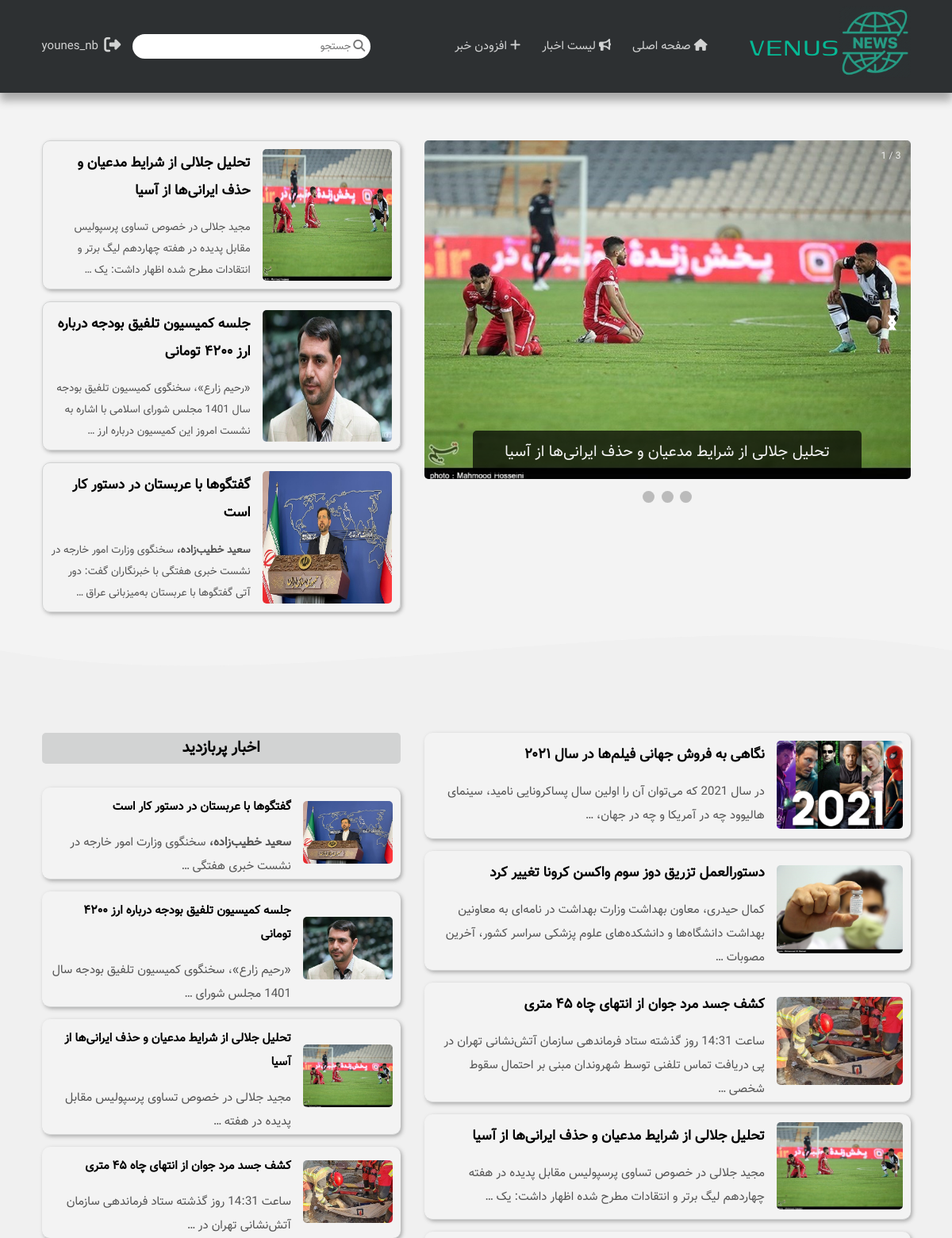
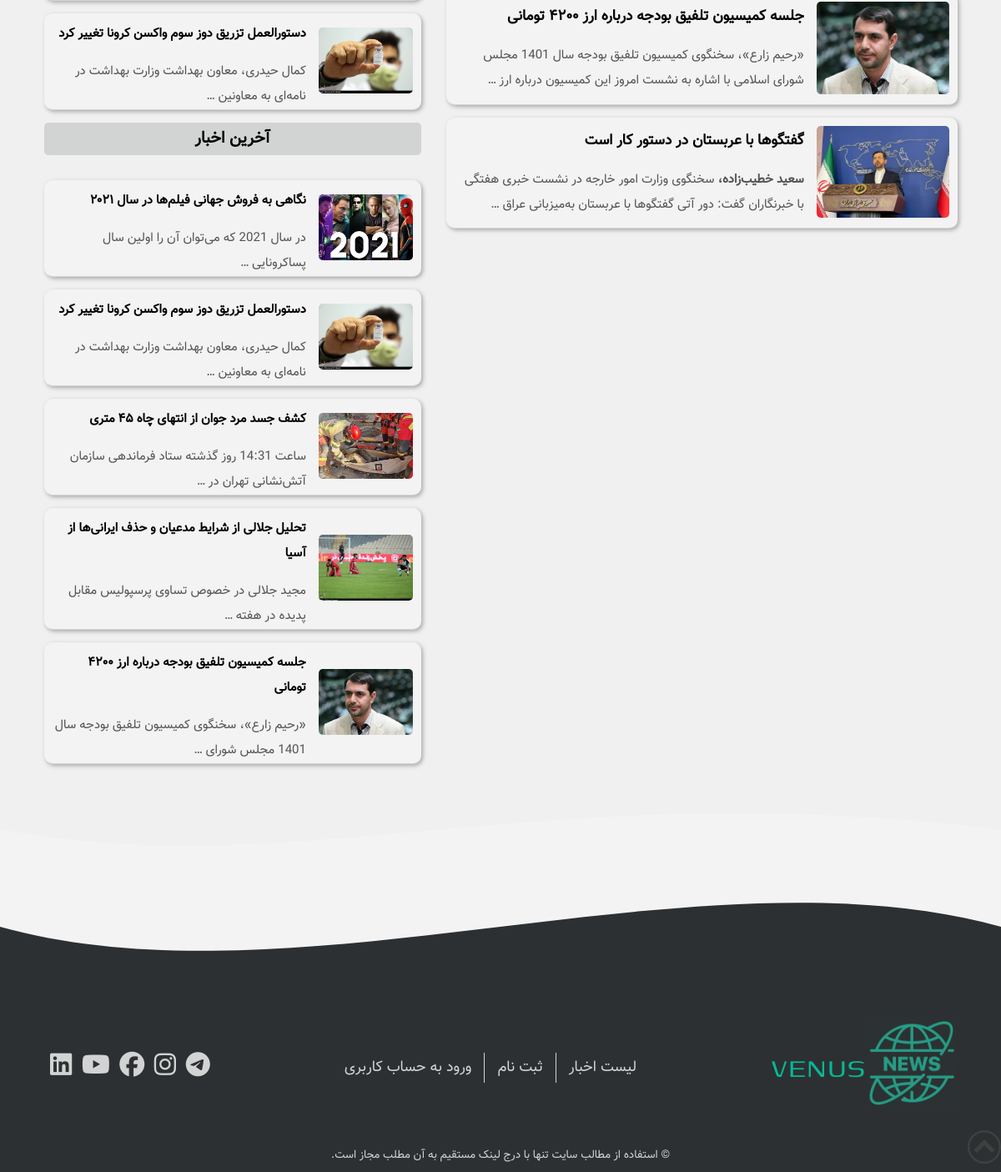
The app's page / (signed in) with its own data (2 pictures, top to bottom).
### news/models.py (models this page shows, shortened)
class Post(models.Model):
    class Meta:
        verbose_name = "پست"
        verbose_name_plural = "پست ها"
        ordering = ('-date',)
    title = models.CharField(max_length=64, verbose_name="عنوان")
    image = models.ImageField(upload_to="news-images/", verbose_name="عکس")
    author = models.ForeignKey(User, on_delete=models.CASCADE, verbose_name="نویسنده")
    views = models.PositiveIntegerField(default=0, verbose_name="تعداد بازدید ها")
    promote = models.BooleanField(default=False, verbose_name="افزودن به اسلایدر")
    date = models.DateTimeField(auto_now_add=True, verbose_name="تاریخ")
    text = RichTextField(verbose_name="متن")

### news/views.py (the view)
# urls.py: path('', views.home_view, name="home"),
def home_view(request):
    posts = Post.objects.all()
    main_page_num = request.GET.get('main_page_num', 1)
    context = {
        "slider_posts": posts.filter(promote=True)[:3],
        "popular_posts": posts.order_by('views')[:5],
        "recent_posts": posts.order_by('-date')[:5],
        "main_posts": pagination(posts, 10, main_page_num)
    }
    return render(request, "news/home.html", context)

### news/utils.py (called while the page is built)
def pagination(posts, pages, page_num):
    paginator = Paginator(posts, pages)
    try:
        result = paginator.page(page_num)
    except PageNotAnInteger:
        result = paginator.page(1)
    except EmptyPage:
        result = paginator.page(paginator.num_pages)
    return result

### news/templates/news/home.html (shortened to what this page needs)
{% extends 'news/layout.html' %}
{% block head %}
    <header>
        <div class="container">
            <div class="showcase-container">
                <div class="slideshow-container">
                    <div class="slideshow">
                        {% if slider_posts %}
                            {% for post in slider_posts %}
                                <div class="mySlides fade">
                                    <div class="numbertext">3 / {{ forloop.counter }}</div>
                                    <a href="/news-details/{{ post.id }}/"><img src="{{ post.image.url }}"
                                                                                style="width:100%"></a>
                                    <a href="/news-details/{{ post.id }}/" class="text">{{ post.title }}</a>
                                </div>
                            {% endfor %}
                        {% endif %}
                        <a class="prev" onclick="plusSlides(-1)">&#10094;</a>
                        <a class="next" onclick="plusSlides(1)">&#10095;</a>
                    </div>
                    <div style="text-align:center">
                        <span class="dot" onclick="currentSlide(1)"></span>
                        <span class="dot" onclick="currentSlide(2)"></span>
                        <span class="dot" onclick="currentSlide(3)"></span>
                    </div>
                </div>
                <div class="cards-container">
                    {% if slider_posts %}
                        {% for post in slider_posts %}
                            <article class="card">
                                <div class="card-image-container">
                                    <a href="/news-details/{{ post.id }}/"><img src="{{ post.image.url }}"
                                                                                title="{{ post.title }}"/></a>
                                </div>
                                <div class="card-text-side">
                                    <a href="/news-details/{{ post.id }}/" class="card-title"><h3>{{ post.title }}</h3>
                                    </a>
                                    <a href="/news-details/{{ post.id }}/" class="card-text"><p>
                                        {{ post.text|truncatewords:20 | safe }}
                                    </p></a>
                                </div>
                            </article>
                        {% endfor %}
                    {% endif %}
                </div>
            </div>
        </div>
    </header>
{% endblock %}
{% block main_posts %}
    {% if main_posts %}
        {% for post in main_posts %}
            <article class="card">
                <div class="card-image-container">
                    <a href="/news-details/{{ post.id }}/"><img src="{{ post.image.url }}"
                                                                title="{{ post.title }}"/></a>
                </div>
                <div class="card-text-side">
                    <a href="/news-details/{{ post.id }}/" class="card-title"><h3>{{ post.title }}</h3></a>
                    <a href="/news-details/{{ post.id }}/" class="card-text"><p>
                        {{ post.text|truncatewords:20 | safe }}
                    </p></a>
                </div>
            </article>
        {% endfor %}
    {% endif %}
{% endblock %}
{% block side_title_1 %}
    اخبار پربازدید
{% endblock %}
{% block side_posts_1 %}
    {% if popular_posts %}
        {% for post in popular_posts %}
            <article class="card">
                <div class="card-image-container">
                    <a href="/news-details/{{ post.id }}/"><img src="{{ post.image.url }}"
                                                                title="{{ post.title }}"/></a>
                </div>
                <div class="card-text-side">
                    <a href="/news-details/{{ post.id }}/" class="card-title"><h4>{{ post.title }}</h4></a>
                    <a href="/news-details/{{ post.id }}/" class="card-text"><p>
                        {{ post.text|truncatewords:10 | safe }}
                    </p></a>
                </div>
            </article>
        {% endfor %}
    {% endif %}
{% endblock %}
{% block  side_title_2 %}
    آخرین اخبار
{% endblock %}
{% block side_posts_2 %}
    {% if recent_posts %}
        {% for post in recent_posts %}
            <article class="card">
                <div class="card-image-container">
                    <a href="/news-details/{{ post.id }}/"><img src="{{ post.image.url }}"
                                                                title="{{ post.title }}"/></a>
                </div>
                <div class="card-text-side">
                    <a href="/news-details/{{ post.id }}/" class="card-title"><h4>{{ post.title }}</h4></a>
                    <a href="/news-details/{{ post.id }}/" class="card-text"><p>
                        {{ post.text|truncatewords:10 | safe }}
                    </p></a>
                </div>
            </article>
        {% endfor %}
    {% endif %}
{% endblock %}

### news/templates/news/layout.html (shortened to what this page needs)
{% load static %}
<!DOCTYPE html>
<html lang="fa" dir="rtl">
<head>
    <link rel="stylesheet" href="{% static 'news/css/main.css' %}"/>
</head>
<body>
<a href="#top"><img class="to-top-arrow" src="{% static 'news/Images/carousel-arrow-dark.png' %}" alt="to top"
                    title="برو به بالا"/></a>
<nav id="main-nav">
    <div class="container">
        <div class="nav-title">
            <a href="home.html"><img src="{% static 'news/Images/logo.png' %}" class="logo" id="top" alt="logo"/></a>
            <a href="home.html"><p class="main-title">VENUS</p></a>
        </div>
        <ul>
            <li>
                <a href="/"
                ><i class="fas fa-home"></i> صفحه اصلی</a
                >
            </li>
            <li>
                <a href="/news-list"><i class="fas fa-bullhorn"></i> لیست اخبار</a
                >
            </li>
            <li>
                <a href="/add-news"><i class="fas fa-plus"></i> افزودن خبر</a
                >
            </li>
        </ul>
        <div class="nav-left-side">
            <div class="search-box">
                <form action='{% url 'search' %}' method="GET">
                    <i class="fas fa-search search-icon"></i>
                    <input type="search" name="search" placeholder="جستجو"/>
                </form>
            </div>
            {% if user.is_authenticated %}
                <a href="/logout" class="nav-left-icon" title="خروج از حساب کاربری"
                ><i class="fas fa-sign-out-alt"></i></a>
                <p class="user">{{ user.username }}</p>
            {% else %}
                <a href="/login" class="nav-left-icon" title="ورود به حساب کاربری"
                ><i class="fas fa-user-circle"></i
                ></a>
                <a class="user" href="/login">ورود</a>
            {% endif %}
        </div>
    </div>
</nav>
{% block head %} {% endblock %}
<div style="height: 100px; overflow: hidden">
    <svg
            viewBox="0 0 500 150"
            preserveAspectRatio="none"
            style="height: 100%; width: 100%"
    >
        <path
                d="M0.00,49.98 C149.99,150.00 349.20,-49.98 500.00,49.98 L500.00,150.00 L0.00,150.00 Z"
                style="stroke: none; fill: #f0f0f0"
        ></path>
    </svg>
</div>
<main>
    <div class="container">
        <div class="main-container">
            <section class="cards-container">
                {% block main_posts %} {% endblock %}
            </section>
            <aside>
                <div class="side-news">
                    <h3 class="side-title">{% block side_title_1 %} {% endblock %}</h3>
                    {% block side_posts_1 %} {% endblock %}
                </div>
                <div class="side-news">
                    <h3 class="side-title">{% block side_title_2 %} {% endblock %}</h3>
                    {% block side_posts_2 %} {% endblock %}
                </div>
            </aside>
        </div>
    </div>
</main>
<div style="height: 100px; overflow: hidden">
    <svg
            viewBox="0 0 500 150"
            preserveAspectRatio="none"
            style="height: 100%; width: 100%"
    >
        <path
                d="M0.00,49.98 C149.99,150.00 271.49,-49.98 500.00,49.98 L500.00,0.00 L0.00,0.00 Z"
                style="stroke: none; fill: #f0f0f0"
        ></path>
    </svg>
</div>
<div style="height: 150px; overflow: hidden">
    <svg
            viewBox="0 0 500 150"
            preserveAspectRatio="none"
            style="height: 100%; width: 100%"
    >
        <path
                d="M0.00,49.98 C149.99,150.00 349.20,-49.98 500.00,49.98 L500.00,150.00 L0.00,150.00 Z"
                style="stroke: none; fill: #2d3032"
        ></path>
    </svg>
</div>
<footer>
    <div class="container">
        <div class="main-footer-container">
            <div class="nav-title">
                <a href="home.html"><img src="{% static 'news/Images/logo.png' %}" class="logo" alt="logo"/></a>
                <a href="home.html"><p class="main-title">VENUS</p></a>
            </div>
            <div class="parts-menu">
                <ul>
                    <li><a href="/news-list">لیست اخبار</a></li>
                    <li><a href="#">ثبت نام</a></li>
                    <li><a href="#">ورود به حساب کاربری</a></li>
                </ul>
            </div>
            <div class="icons">
                <a href="#"><i class="fab fa-telegram"></i></a>
                <a href="#"><i class="fab fa-instagram"></i></a>
                <a href="#"><i class="fab fa-facebook"></i></a>
                <a href="#"><i class="fab fa-youtube"></i></a>
                <a href="#"><i class="fab fa-linkedin"></i></a>
            </div>
        </div>
        <div class="copyright">
            © استفاده از مطالب سایت تنها با درج لینک مستقیم به آن مطلب مجاز است.
        </div>
    </div>
</footer>
</body>
</html>

### records on screen
Post: image (picture), title "تحلیل جلالی از شرایط مدعیان و حذف ایرانی‌ها از آسیا", text "مجید جلالی در خصوص تساوی پرسپولیس مقابل پدیده در هفته چهاردهم لیگ برتر و انتقادات مطرح شده اظهار داشت: یک …", text "مجید جلالی در خصوص تساوی پرسپولیس مقابل پدیده در هفته …"
Post: image (picture), title "جلسه کمیسیون تلفیق بودجه درباره ارز ۴۲۰۰ تومانی", text "«رحیم زارع»، سخنگوی کمیسیون تلفیق بودجه سال 1401 مجلس شورای اسلامی با اشاره به نشست امروز این کمیسیون درباره ارز …", text "«رحیم زارع»، سخنگوی کمیسیون تلفیق بودجه سال 1401 مجلس شورای …"
Post: image (picture), title "گفتگوها با عربستان در دستور کار است", text "سعید خطیب‌زاده، سخنگوی وزارت امور خارجه در نشست خبری هفتگی با خبرنگاران گفت: دور آتی گفتگوها با عربستان به‌میزبانی عراق …", text "سعید خطیب‌زاده، سخنگوی وزارت امور خارجه در نشست خبری هفتگی …"
Post: image (picture), title "نگاهی به فروش جهانی فیلم‌ها در سال ۲۰۲۱", text "در سال 2021 که می‌توان آن را اولین سال پساکرونایی نامید، سینمای هالیوود چه در آمریکا و چه در جهان، …", text "در سال 2021 که می‌توان آن را اولین سال پساکرونایی …"
Post: image (picture), title "دستورالعمل تزریق دوز سوم واکسن کرونا تغییر کرد", text "کمال حیدری، معاون بهداشت وزارت بهداشت در نامه‌ای به معاونین بهداشت دانشگاه‌ها و دانشکده‌های علوم پزشکی سراسر کشور، آخرین مصوبات …", text "کمال حیدری، معاون بهداشت وزارت بهداشت در نامه‌ای به معاونین …"
Post: image (picture), title "کشف جسد مرد جوان از انتهای چاه ۴۵ متری", text "ساعت 14:31 روز گذشته ستاد فرماندهی سازمان آتش‌نشانی تهران در پی دریافت تماس تلفنی توسط شهروندان مبنی بر احتمال سقوط شخصی …", text "ساعت 14:31 روز گذشته ستاد فرماندهی سازمان آتش‌نشانی تهران در …"

### other values on screen
{{ user.username }} "younes_nb"
